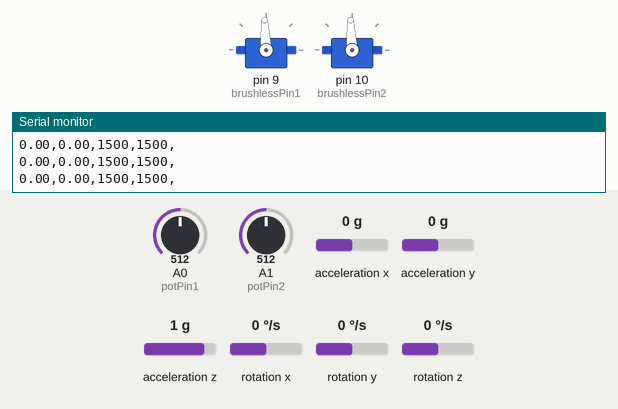
A sketch run on a simulated Arduino Uno, built with avr-gcc and run on an emulated ATmega328P. Shown: 2 × servo, the last lines printed to the serial monitor. Wiring (inferred from the names in the program): MPU-6050 motion sensor at I2C address 0x68. Inputs (shaded band) come from the test bench; at power-on: A0 (potPin1) = 512, A1 (potPin2) = 512, acceleration x 0 g, acceleration y 0 g, acceleration z 1 g, rotation x 0 °/s, rotation y 0 °/s, rotation z 0 °/s.

Above: at 1.2 s.
1.3 s: A0 (potPin1) set to 716
At 2.5 s:
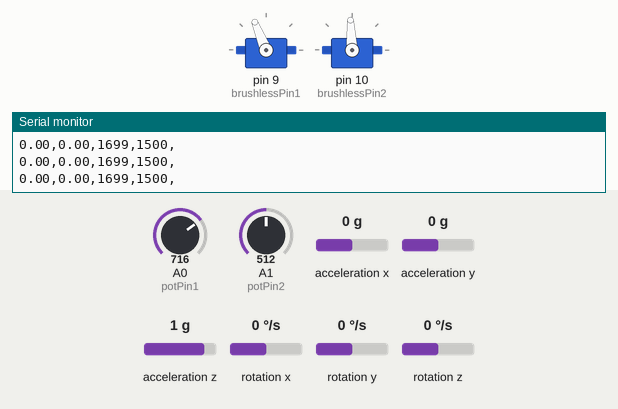
2.8 s: A1 (potPin2) set to 716
At 3.7 s:
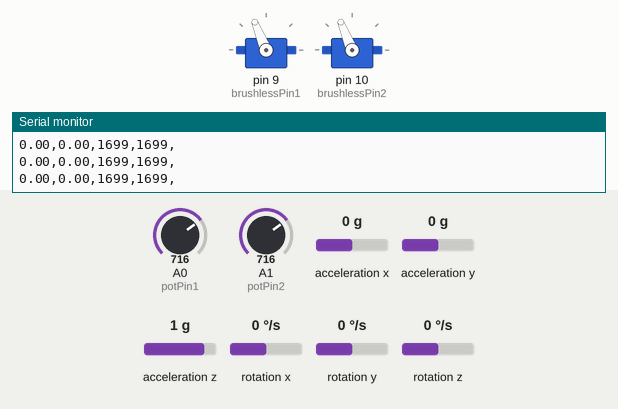
4.3 s: A0 (potPin1) set to 992
At 4.9 s:
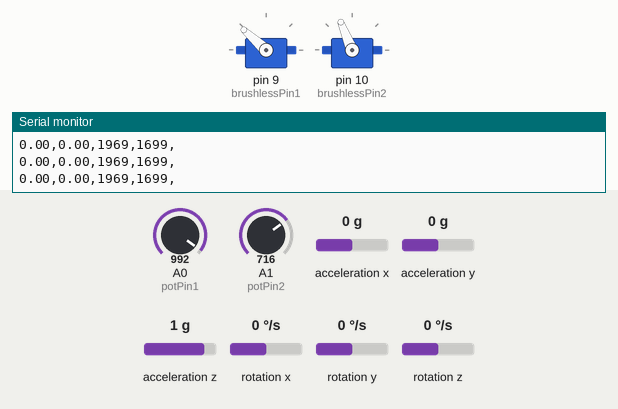
5.8 s: A1 (potPin2) set to 992
At 7.0 s:
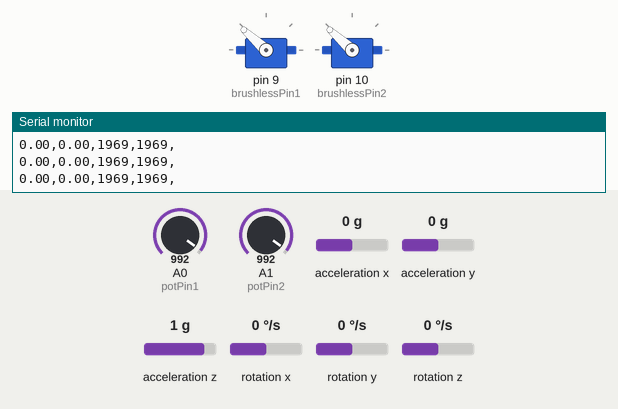
7.3 s: A0 (potPin1) set to 306
At 8.3 s:
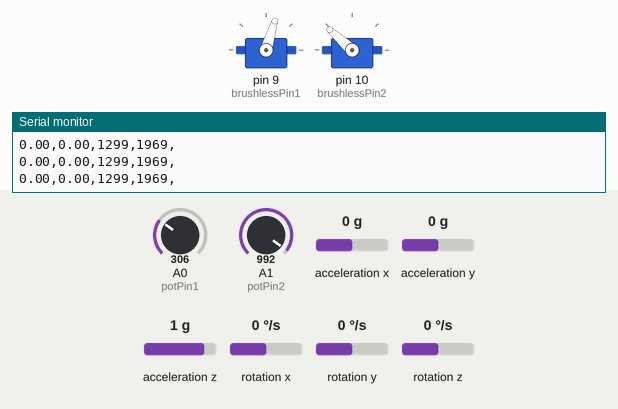
8.8 s: A1 (potPin2) set to 30
At 9.5 s:
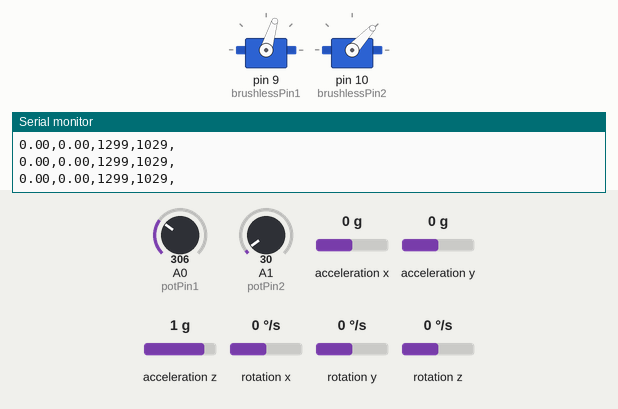
Timing chart, 0 to 11.3 s (numbered marks = the images above; inputs shaded):
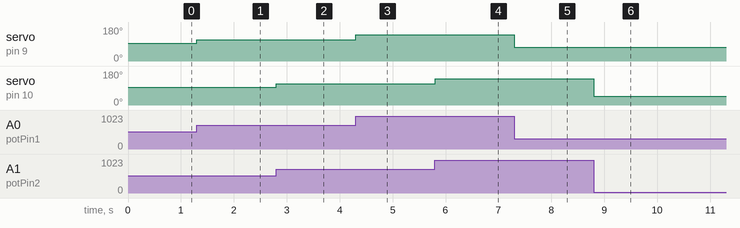

Measured:
- after the input at 1.3 s, servo on pin 9 (brushlessPin1): 93° → 112° at once
- after the input at 2.8 s, servo on pin 10 (brushlessPin2): 93° → 112° at once
- after the input at 4.3 s, servo on pin 9 (brushlessPin1): 112° → 138° at once
- after the input at 5.8 s, servo on pin 10 (brushlessPin2): 112° → 138° at once
- after the input at 7.3 s, servo on pin 9 (brushlessPin1): 138° → 73° at once
- after the input at 8.8 s, servo on pin 10 (brushlessPin2): 138° → 47° at once

The sketch:

170421_IMU_ESC_locale.ino
```cpp
#include <Wire.h>    // for IMU
#include <Servo.h>    // for ESC

// get DATA from potentiometers
int speed1 = 0;
int speed2 = 0;
int potPin1 = A0;
int potPin2 = A1;

// motor DATA
int brushlessPin1 = 9;
int brushlessPin2 = 10;
Servo esc1;
Servo esc2;

// IMU Data
const int MPU_addr = 0x68;    // I2C address of the MPU-6050
double accX, accY, accZ;
double gyroX, gyroY, gyroZ;
int16_t tempRaw;

// RAW value
double roll, pitch;            // RAW roll & pitch from accelerometer
double gyroXrate, gyroYrate;   // RAW gyro rates
double temperature = 0.0;

// Complementary Filter Data
uint32_t timer;
double dt;                // delta time (in seconds)
const double k = 10.0;    // MAGIC !!
double tmpCompAngleX = 0.0;
double tmpCompAngleY = 0.0;
double compAngleX;        // Calculated angle using a complementary filter
double compAngleY;

// Writing to serial
unsigned long oldTmpSerial = 0;
unsigned long tmpSerial = 0;


void setup() {

// Initialize ESC
  esc1.attach(brushlessPin1);
  esc2.attach(brushlessPin2);

// Initialize Serial
  Serial.begin(38400);

// Initialize IMU
  Wire.begin();
  Wire.beginTransmission(MPU_addr);
  Wire.write(0x6B);  // PWR_MGMT_1 register
  Wire.write(0);     // set to zero (wakes up the MPU-6050)
  Wire.endTransmission(true);

// Initialize Complementary Filter: compAngleX, compAngleY, timer
  Wire.beginTransmission(MPU_addr);
  Wire.write(0x3B);  // starting with register 0x3B (ACCEL_XOUT_H)
  Wire.endTransmission(false);
  Wire.requestFrom(MPU_addr,14,true);      // request a total of 14 registers
  accX = Wire.read() << 8 | Wire.read();    // 0x3B (ACCEL_XOUT_H) & 0x3C (ACCEL_XOUT_L)
  accY = Wire.read() << 8 | Wire.read();    // 0x3D (ACCEL_YOUT_H) & 0x3E (ACCEL_YOUT_L)
  accZ = Wire.read() << 8 | Wire.read();    // 0x3F (ACCEL_ZOUT_H) & 0x40 (ACCEL_ZOUT_L)
  roll  = atan(accY / sqrt(accX * accX + accZ * accZ)) * RAD_TO_DEG;
  pitch = atan2(-accX, accZ) * RAD_TO_DEG;
  compAngleX = roll;
  compAngleY = pitch;
  timer = micros();
}

void loop() {

/*******
  RAW IMU values
*******/
// Update all RAW values: accX, accY, accZ, tempRaw, gyroX, gyroY, gyroZ;
  Wire.beginTransmission(MPU_addr);
  Wire.write(0x3B);  // starting with register 0x3B (ACCEL_XOUT_H)
  Wire.endTransmission(false);
  Wire.requestFrom(MPU_addr,14,true);  // request a total of 14 registers
  accX = Wire.read() << 8 | Wire.read();  // 0x3B (ACCEL_XOUT_H) & 0x3C (ACCEL_XOUT_L)
  accY = Wire.read() << 8 | Wire.read();  // 0x3D (ACCEL_YOUT_H) & 0x3E (ACCEL_YOUT_L)
  accZ = Wire.read() << 8 | Wire.read();  // 0x3F (ACCEL_ZOUT_H) & 0x40 (ACCEL_ZOUT_L)
  tempRaw = Wire.read() << 8 | Wire.read();  // 0x41 (TEMP_OUT_H) & 0x42 (TEMP_OUT_L)
  gyroX = Wire.read() << 8 | Wire.read();  // 0x43 (GYRO_XOUT_H) & 0x44 (GYRO_XOUT_L)
  gyroY = Wire.read() << 8 | Wire.read();  // 0x45 (GYRO_YOUT_H) & 0x46 (GYRO_YOUT_L)
  gyroZ = Wire.read() << 8 | Wire.read();  // 0x47 (GYRO_ZOUT_H) & 0x48 (GYRO_ZOUT_L)
  // RAW values updated
//
// Suppongo NO "RESTRICT_PITCH"
// ovvero:
// "roll" varia da -90 a +90 gradi: -90 < roll < 90
// "pitch" varia da -180 a +180 gradi: -180 < pitch <= 180
//
// RAW roll & pitch from accelerometer
  roll  = atan(accY / sqrt(accX * accX + accZ * accZ)) * RAD_TO_DEG;
  pitch = atan2(-accX, accZ) * RAD_TO_DEG;
// RAW gyro rates
  gyroXrate = gyroX / 131.0; // Convert to deg/s
  gyroYrate = gyroY / 131.0; // Convert to deg/s
// RAW Temperature
  temperature = (double)tempRaw / 340.0 + 36.53;

/*******
  Second order Complementary Filter
*******/
  dt = (double)(micros() - timer) / 1000000; // Calculate delta time (in seconds)
  timer = micros();
// NON ben CAPITO, proveniente da: https://github.com/TKJElectronics/KalmanFilter/blob/master/examples/MPU6050/MPU6050.ino
// This fixes the transition problem when the accelerometer angle jumps between -180 and 180 degrees
  if ((pitch < -90 && compAngleY > 90) || (pitch > 90 && compAngleY < -90)) {
    compAngleY = pitch;
  }
  if (abs(compAngleY) > 90) {
    gyroXrate = -gyroXrate; // Invert rate, so it fits the restriced accelerometer reading
  }
// HERE IS THE FILTER: SECOND-ORDER COMPLEMENTARY FILTER
  // Calculate the parameter for the Complementary filter
  tmpCompAngleX += (roll - compAngleX) * k * k * dt;
  compAngleX += dt * ( gyroXrate + tmpCompAngleX + 2 * k * (roll - compAngleX));
  tmpCompAngleY += (pitch - compAngleY) * k * k * dt;
  compAngleY += dt * ( gyroYrate + tmpCompAngleY + 2 * k * (pitch - compAngleY));
  // END OF FILTER

/*******
  get DATA from potentiometers and write to ESC
*******/
  speed1 = map( analogRead(potPin1), 0, 1023, 1000, 2000 );
  speed2 = map( analogRead(potPin2), 0, 1023, 1000, 2000 );
  esc1.writeMicroseconds(speed1);
  esc2.writeMicroseconds(speed2);

/*******
  Print data
*******/
  tmpSerial = millis();
  if(tmpSerial - oldTmpSerial > 100 ) {
    oldTmpSerial = tmpSerial;

#if 0 // Print RAW data: set to 1 to activate
  Serial.print(accX); Serial.print(",");
  Serial.print(accY); Serial.print(",");
  Serial.print(accZ); Serial.print(",");

  Serial.print(gyroX); Serial.print(",");
  Serial.print(gyroY); Serial.print(",");
  Serial.print(gyroZ); Serial.print(",");
#endif

//    Serial.print("roll: "); Serial.print("\t");
    Serial.print(compAngleX); Serial.print(",");

//    Serial.print("pitch: "); Serial.print("\t");
    Serial.print(compAngleY); Serial.print(",");

//    Serial.print("motor1: "); Serial.print("\t");
    Serial.print(speed1); Serial.print(",");

//    Serial.print("motor2: "); Serial.print("\t");
    Serial.print(speed2); Serial.print(",");

//    Serial.print("temperature: "); Serial.print("\t");
//    Serial.print(temperature); Serial.print("\t");

    Serial.print("\r\n");
  }
}
```
